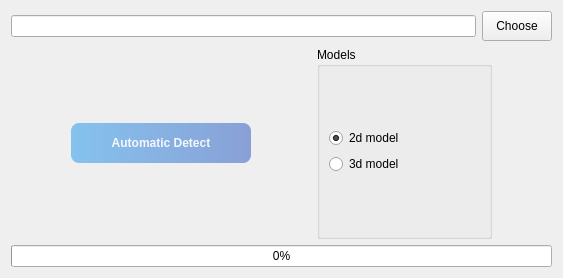
<?xml version="1.0" encoding="UTF-8"?>
<ui version="4.0">
 <class>Form</class>
 <widget class="QWidget" name="Form">
  <property name="geometry">
   <rect>
    <x>0</x>
    <y>0</y>
    <width>563</width>
    <height>278</height>
   </rect>
  </property>
  <property name="windowTitle">
   <string>Cell Detection</string>
  </property>
  <property name="styleSheet">
   <string notr="true">QFrame,QFrame[bcolor=&quot;white&quot;]{
	background-color: rgba(255,255,255,1);
}
QFrame[bcolor=&quot;grey&quot;]{
	background-color: rgba(245,245,245,1);
}
QFrame[name=&quot;bar&quot;]{
	background-color: qlineargradient(spread:pad,x1:0,y1:0,x2:1,y2:0,stop:0 rgba(133,194,238 255), stop:1 rgba(137,160,214,255));
	border-top-left-radius:10px;
	border-top-right-radius:10px;
}
QFrame[name=&quot;main&quot;]{
	border-bottom-left-radius:10px;
	border-bottom-right-radius:10px;
}

QLabel{
	font: 20px &quot;黑体&quot;;
	background: transparent
}
QLabel[name=&quot;mainTitle&quot;]{
	font-weight: 600;
	font: 28px &quot;黑体&quot;;
	color: rgba(137,160,214,1);
}
QLabel[name=&quot;title&quot;]{
	font-weight: 600;
	font: 24px &quot;黑体&quot;;
	color: rgba(137,160,214,1);
}
QLabel[name=&quot;subtitle&quot;]{
	font-weight: 600;
	font: 18px &quot;黑体&quot;;
	color: rgba(0,0,0,0.6);
}
QLabel[bcolor=&quot;logo&quot;]{
	image: url(./assert/img/logo.png);
}

QPushButton{
	border-radius:8px;
	color: rgba(255,255,255,0.9);
	font-weight: 600;
	font: 20px &quot;黑体&quot;;
	background-color: qlineargradient(spread:pad,x1:0,y1:0,x2:1,y2:0,stop:0 rgba(133,194,238 255), stop:1 rgba(137,160,214,255));
}
QPushButton[name=&quot;sysbutton&quot;]{
	color: rgba(255,255,255,0.9);
	font-weight: 600;
	font: 22px &quot;Yu Gothic UI Semibold&quot;;
	background:transparent;
}
QPushButton:pressed{
	border:2px solid rgba(245,245,245,255);
}
QPushButton[name=&quot;sysbutton&quot;]:hover{
	background-color:#423f48;
}
QPushButton[name=&quot;sysbutton&quot;]:pressed{
	background-color:#c0c0c0;
}
QPushButton#showMin{
	image: url(./assert/img/min.png);
	padding: -1px;
}
QPushButton#showMax{
	image: url(./assert/img/max.png);
	padding: 1px;
}
QPushButton#closeWin{
	image: url(./assert/img/close.png);
	padding: 2px;
}</string>
  </property>
  <layout class="QHBoxLayout" name="horizontalLayout_3">
   <item>
    <layout class="QVBoxLayout" name="verticalLayout_4">
     <item>
      <layout class="QHBoxLayout" name="horizontalLayout">
       <item>
        <widget class="QLineEdit" name="textEdit"/>
       </item>
       <item>
        <widget class="QToolButton" name="toolButton">
         <property name="minimumSize">
          <size>
           <width>70</width>
           <height>30</height>
          </size>
         </property>
         <property name="maximumSize">
          <size>
           <width>70</width>
           <height>30</height>
          </size>
         </property>
         <property name="text">
          <string>Choose</string>
         </property>
        </widget>
       </item>
      </layout>
     </item>
     <item>
      <layout class="QHBoxLayout" name="horizontalLayout_2">
       <item>
        <spacer name="horizontalSpacer_2">
         <property name="orientation">
          <enum>Qt::Horizontal</enum>
         </property>
         <property name="sizeType">
          <enum>QSizePolicy::Fixed</enum>
         </property>
         <property name="sizeHint" stdset="0">
          <size>
           <width>60</width>
           <height>20</height>
          </size>
         </property>
        </spacer>
       </item>
       <item>
        <widget class="QPushButton" name="detect">
         <property name="sizePolicy">
          <sizepolicy hsizetype="Fixed" vsizetype="Fixed">
           <horstretch>0</horstretch>
           <verstretch>0</verstretch>
          </sizepolicy>
         </property>
         <property name="minimumSize">
          <size>
           <width>180</width>
           <height>40</height>
          </size>
         </property>
         <property name="maximumSize">
          <size>
           <width>180</width>
           <height>40</height>
          </size>
         </property>
         <property name="text">
          <string>Automatic Detect</string>
         </property>
        </widget>
       </item>
       <item>
        <spacer name="horizontalSpacer">
         <property name="orientation">
          <enum>Qt::Horizontal</enum>
         </property>
         <property name="sizeType">
          <enum>QSizePolicy::Fixed</enum>
         </property>
         <property name="sizeHint" stdset="0">
          <size>
           <width>60</width>
           <height>20</height>
          </size>
         </property>
        </spacer>
       </item>
       <item>
        <widget class="QGroupBox" name="groupBox">
         <property name="title">
          <string>Models</string>
         </property>
         <layout class="QVBoxLayout" name="verticalLayout_2">
          <item>
           <layout class="QVBoxLayout" name="verticalLayout">
            <item>
             <widget class="QRadioButton" name="radioButton">
              <property name="enabled">
               <bool>true</bool>
              </property>
              <property name="sizePolicy">
               <sizepolicy hsizetype="Preferred" vsizetype="Fixed">
                <horstretch>0</horstretch>
                <verstretch>0</verstretch>
               </sizepolicy>
              </property>
              <property name="text">
               <string>2d model</string>
              </property>
              <property name="checked">
               <bool>true</bool>
              </property>
             </widget>
            </item>
            <item>
             <widget class="QRadioButton" name="radioButton_2">
              <property name="sizePolicy">
               <sizepolicy hsizetype="Preferred" vsizetype="Fixed">
                <horstretch>0</horstretch>
                <verstretch>0</verstretch>
               </sizepolicy>
              </property>
              <property name="text">
               <string>3d model</string>
              </property>
             </widget>
            </item>
           </layout>
          </item>
         </layout>
        </widget>
       </item>
       <item>
        <spacer name="horizontalSpacer_3">
         <property name="orientation">
          <enum>Qt::Horizontal</enum>
         </property>
         <property name="sizeType">
          <enum>QSizePolicy::Fixed</enum>
         </property>
         <property name="sizeHint" stdset="0">
          <size>
           <width>60</width>
           <height>20</height>
          </size>
         </property>
        </spacer>
       </item>
      </layout>
     </item>
     <item>
      <layout class="QVBoxLayout" name="verticalLayout_3">
       <item>
        <widget class="QProgressBar" name="progressBar">
         <property name="value">
          <number>0</number>
         </property>
        </widget>
       </item>
      </layout>
     </item>
    </layout>
   </item>
  </layout>
 </widget>
 <resources/>
 <connections/>
</ui>
